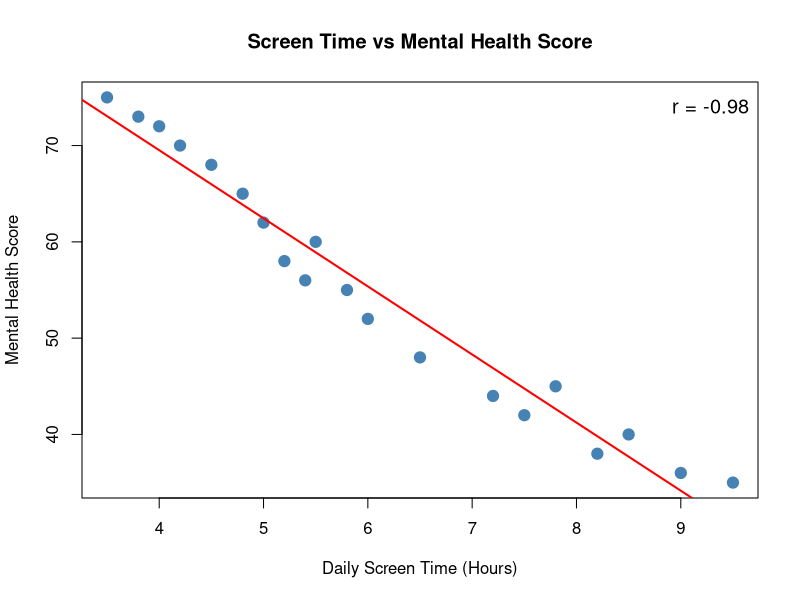
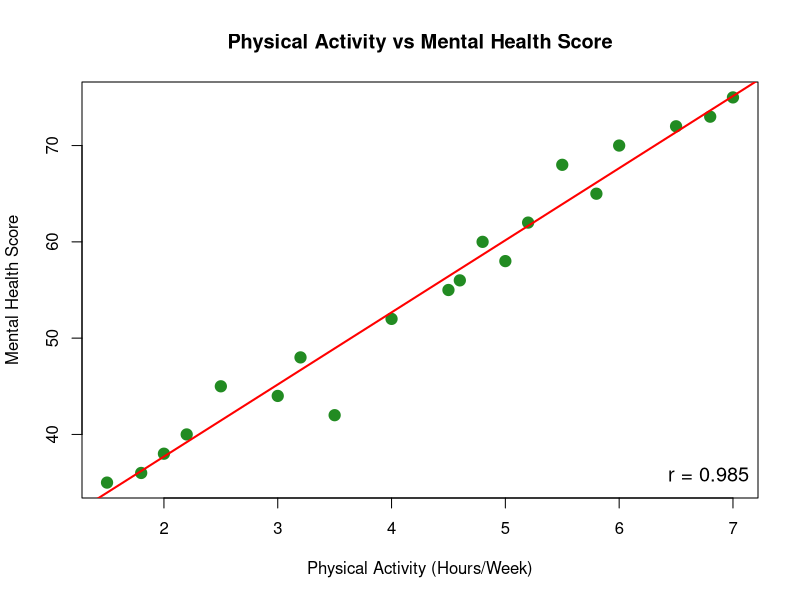
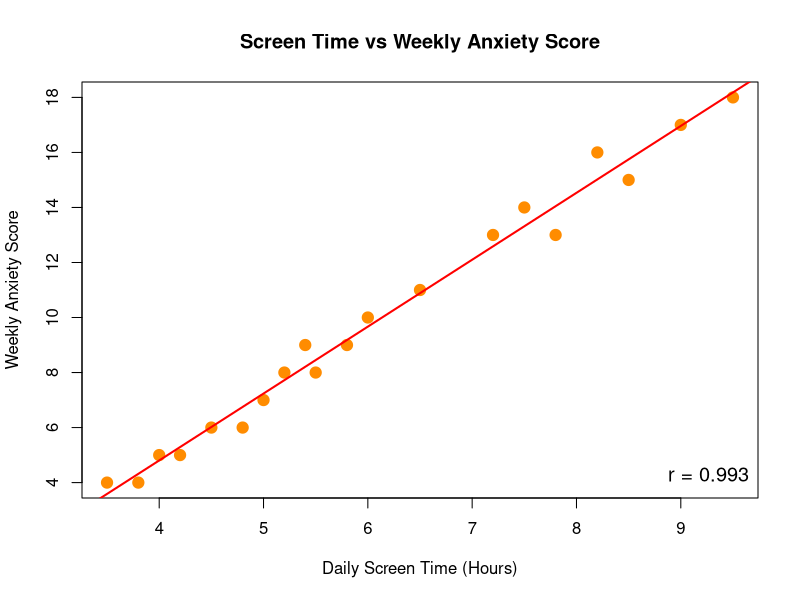
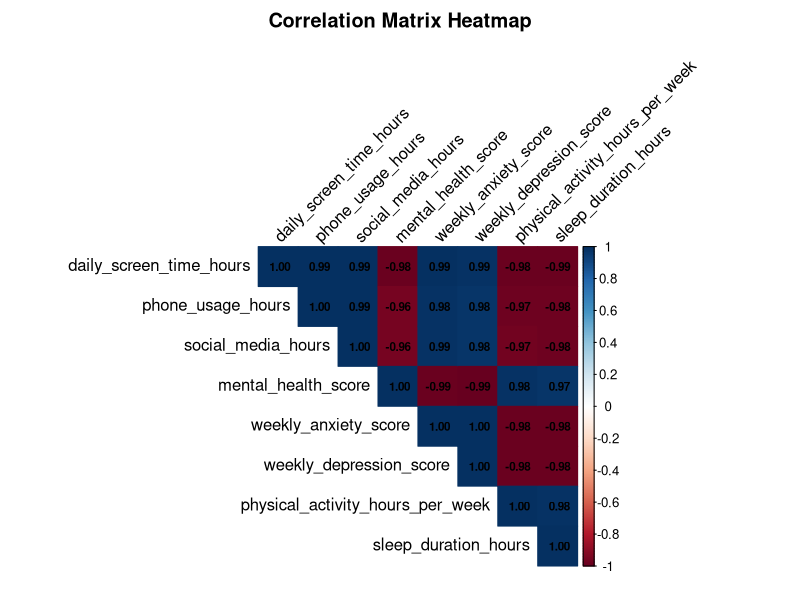
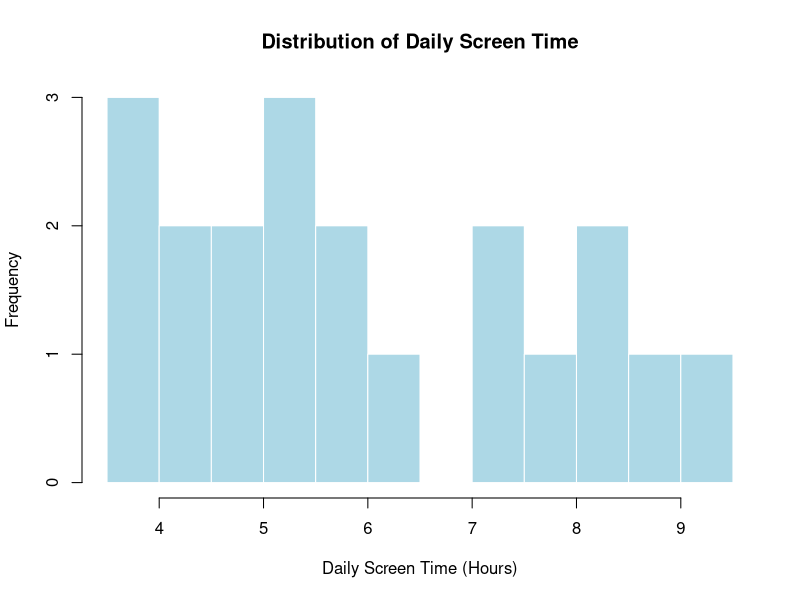
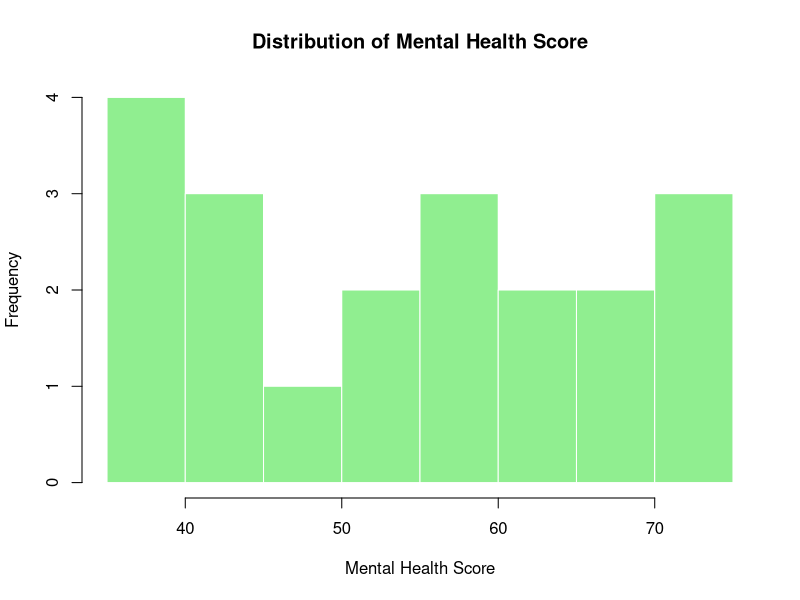

The R source for these figures, in order:
# ============================================================================
# Impact of Screen Time on Mental Health - Analysis Script
# Date: January 2026
# ============================================================================

# ---- 1. Setup and Load Libraries ----
# Install packages if not already installed
required_packages <- c("ggplot2", "dplyr", "corrplot", "psych")
new_packages <- required_packages[!(required_packages %in% installed.packages()[,"Package"])]
if(length(new_packages)) install.packages(new_packages, repos = "https://cloud.r-project.org")

# Load libraries
library(ggplot2)
library(dplyr)
library(corrplot)
library(psych)

# ---- 2. Set Working Directory and Load Data ----
# Set your working directory
setwd("~/Desktop/Mental_Health_Analysis")

# Load the dataset
data <- read.csv("data/digital_diet_mental_health.csv", header = TRUE)

# ---- 3. Data Overview and Summary ----
cat("\n========== DATA OVERVIEW ==========\n")
cat("\nDimensions of dataset:\n")
print(dim(data))

cat("\nStructure of dataset:\n")
str(data)

cat("\nFirst 6 rows:\n")
print(head(data))

cat("\nSummary Statistics:\n")
print(summary(data))

# ---- 4. Location Distribution Table ----
cat("\n========== LOCATION DISTRIBUTION ==========\n")
location_table <- table(data$location)
print(location_table)

# ---- 5. Screen Time Descriptive Statistics ----
cat("\n========== SCREEN TIME STATISTICS ==========\n")
screen_time_table <- data.frame(
  Daily_Screen_Time_Mean = mean(data$daily_screen_time_hours, na.rm = TRUE),
  Daily_Screen_Time_SD   = sd(data$daily_screen_time_hours, na.rm = TRUE),
  
  Phone_Usage_Mean = mean(data$phone_usage_hours, na.rm = TRUE),
  Phone_Usage_SD   = sd(data$phone_usage_hours, na.rm = TRUE),
  
  Social_Media_Mean = mean(data$social_media_hours, na.rm = TRUE),
  Social_Media_SD   = sd(data$social_media_hours, na.rm = TRUE)
)
print(screen_time_table)

# ---- 6. Mental Health Descriptive Statistics ----
cat("\n========== MENTAL HEALTH STATISTICS ==========\n")
mental_health_table <- data.frame(
  Mental_Health_Mean = mean(data$mental_health_score, na.rm = TRUE),
  Mental_Health_SD   = sd(data$mental_health_score, na.rm = TRUE),
  
  Anxiety_Mean = mean(data$weekly_anxiety_score, na.rm = TRUE),
  Anxiety_SD   = sd(data$weekly_anxiety_score, na.rm = TRUE),
  
  Depression_Mean = mean(data$weekly_depression_score, na.rm = TRUE),
  Depression_SD   = sd(data$weekly_depression_score, na.rm = TRUE)
)
print(mental_health_table)

# ---- 7. Lifestyle Descriptive Statistics ----
cat("\n========== LIFESTYLE STATISTICS ==========\n")
lifestyle_table <- data.frame(
  Sleep_Mean = mean(data$sleep_duration_hours, na.rm = TRUE),
  Sleep_SD   = sd(data$sleep_duration_hours, na.rm = TRUE),
  
  Physical_Activity_Mean = mean(data$physical_activity_hours_per_week, na.rm = TRUE),
  Physical_Activity_SD   = sd(data$physical_activity_hours_per_week, na.rm = TRUE),
  
  Mindfulness_Mean = mean(data$mindfulness_minutes_per_day, na.rm = TRUE),
  Mindfulness_SD   = sd(data$mindfulness_minutes_per_day, na.rm = TRUE)
)
print(lifestyle_table)

# ---- 8. Complete Descriptive Statistics Table ----
cat("\n========== COMPLETE DESCRIPTIVE STATISTICS ==========\n")
numeric_vars <- data %>% select(where(is.numeric))
descriptive_stats <- data.frame(
  Variable = names(numeric_vars),
  Mean = sapply(numeric_vars, mean, na.rm = TRUE),
  SD = sapply(numeric_vars, sd, na.rm = TRUE),
  Min = sapply(numeric_vars, min, na.rm = TRUE),
  Max = sapply(numeric_vars, max, na.rm = TRUE),
  Median = sapply(numeric_vars, median, na.rm = TRUE)
)
rownames(descriptive_stats) <- NULL
print(descriptive_stats)

# ---- 9. Correlation Analysis ----
cat("\n========== CORRELATION ANALYSIS ==========\n")

# Correlation between Screen Time and Mental Health Score
cor_screen_mental <- cor(data$daily_screen_time_hours, data$mental_health_score, 
                          use = "complete.obs")
cat("\nCorrelation (Screen Time vs Mental Health):", round(cor_screen_mental, 4), "\n")

# Correlation between Screen Time and Anxiety
cor_screen_anxiety <- cor(data$daily_screen_time_hours, data$weekly_anxiety_score, 
                           use = "complete.obs")
cat("Correlation (Screen Time vs Anxiety):", round(cor_screen_anxiety, 4), "\n")

# Correlation between Screen Time and Depression
cor_screen_depression <- cor(data$daily_screen_time_hours, data$weekly_depression_score, 
                              use = "complete.obs")
cat("Correlation (Screen Time vs Depression):", round(cor_screen_depression, 4), "\n")

# Correlation between Physical Activity and Mental Health
cor_activity_mental <- cor(data$physical_activity_hours_per_week, data$mental_health_score, 
                            use = "complete.obs")
cat("Correlation (Physical Activity vs Mental Health):", round(cor_activity_mental, 4), "\n")

# Full Correlation Matrix
cat("\n--- Full Correlation Matrix ---\n")
cor_vars <- data %>% select(daily_screen_time_hours, phone_usage_hours, social_media_hours,
                            mental_health_score, weekly_anxiety_score, weekly_depression_score,
                            physical_activity_hours_per_week, sleep_duration_hours)
cor_matrix <- cor(cor_vars, use = "complete.obs")
print(round(cor_matrix, 3))

# ---- 10. Normality Tests (Shapiro-Wilk) ----
cat("\n========== NORMALITY TESTS (Shapiro-Wilk) ==========\n")

# Test for Screen Time
shapiro_screen <- shapiro.test(data$daily_screen_time_hours)
cat("\nDaily Screen Time Hours:\n")
cat("  W =", round(shapiro_screen$statistic, 4), ", p-value =", round(shapiro_screen$p.value, 4), "\n")

# Test for Mental Health Score
shapiro_mental <- shapiro.test(data$mental_health_score)
cat("\nMental Health Score:\n")
cat("  W =", round(shapiro_mental$statistic, 4), ", p-value =", round(shapiro_mental$p.value, 4), "\n")

# Test for Anxiety Score
shapiro_anxiety <- shapiro.test(data$weekly_anxiety_score)
cat("\nWeekly Anxiety Score:\n")
cat("  W =", round(shapiro_anxiety$statistic, 4), ", p-value =", round(shapiro_anxiety$p.value, 4), "\n")

# Test for Depression Score
shapiro_depression <- shapiro.test(data$weekly_depression_score)
cat("\nWeekly Depression Score:\n")
cat("  W =", round(shapiro_depression$statistic, 4), ", p-value =", round(shapiro_depression$p.value, 4), "\n")

# Test for Physical Activity
shapiro_activity <- shapiro.test(data$physical_activity_hours_per_week)
cat("\nPhysical Activity Hours:\n")
cat("  W =", round(shapiro_activity$statistic, 4), ", p-value =", round(shapiro_activity$p.value, 4), "\n")

# ---- 11. Regression Analysis ----
cat("\n========== REGRESSION ANALYSIS ==========\n")

# Linear Regression: Screen Time -> Mental Health
model1 <- lm(mental_health_score ~ daily_screen_time_hours, data = data)
cat("\n--- Model 1: Screen Time predicting Mental Health ---\n")
print(summary(model1))

# Linear Regression: Physical Activity -> Mental Health
model2 <- lm(mental_health_score ~ physical_activity_hours_per_week, data = data)
cat("\n--- Model 2: Physical Activity predicting Mental Health ---\n")
print(summary(model2))

# Multiple Regression
model3 <- lm(mental_health_score ~ daily_screen_time_hours + physical_activity_hours_per_week + 
               sleep_duration_hours, data = data)
cat("\n--- Model 3: Multiple Regression ---\n")
print(summary(model3))

# ---- 12. Visualization - Scatter Plots ----
cat("\n========== GENERATING PLOTS ==========\n")

# Plot 1: Screen Time vs Mental Health Score
png("output/scatter_screentime_mentalhealth.png", width = 800, height = 600)
plot(data$daily_screen_time_hours, data$mental_health_score,
     main = "Screen Time vs Mental Health Score",
     xlab = "Daily Screen Time (Hours)",
     ylab = "Mental Health Score",
     pch = 19, col = "steelblue", cex = 1.5)
abline(lm(mental_health_score ~ daily_screen_time_hours, data = data), 
       col = "red", lwd = 2)
legend("topright", legend = paste("r =", round(cor_screen_mental, 3)),
       bty = "n", cex = 1.2)
dev.off()
cat("Saved: output/scatter_screentime_mentalhealth.png\n")

# Plot 2: Physical Activity vs Mental Health Score
png("output/scatter_activity_mentalhealth.png", width = 800, height = 600)
plot(data$physical_activity_hours_per_week, data$mental_health_score,
     main = "Physical Activity vs Mental Health Score",
     xlab = "Physical Activity (Hours/Week)",
     ylab = "Mental Health Score",
     pch = 19, col = "forestgreen", cex = 1.5)
abline(lm(mental_health_score ~ physical_activity_hours_per_week, data = data), 
       col = "red", lwd = 2)
legend("bottomright", legend = paste("r =", round(cor_activity_mental, 3)),
       bty = "n", cex = 1.2)
dev.off()
cat("Saved: output/scatter_activity_mentalhealth.png\n")

# Plot 3: Screen Time vs Anxiety Score
png("output/scatter_screentime_anxiety.png", width = 800, height = 600)
plot(data$daily_screen_time_hours, data$weekly_anxiety_score,
     main = "Screen Time vs Weekly Anxiety Score",
     xlab = "Daily Screen Time (Hours)",
     ylab = "Weekly Anxiety Score",
     pch = 19, col = "darkorange", cex = 1.5)
abline(lm(weekly_anxiety_score ~ daily_screen_time_hours, data = data), 
       col = "red", lwd = 2)
legend("bottomright", legend = paste("r =", round(cor_screen_anxiety, 3)),
       bty = "n", cex = 1.2)
dev.off()
cat("Saved: output/scatter_screentime_anxiety.png\n")

# Plot 4: Correlation Heatmap
png("output/correlation_heatmap.png", width = 900, height = 800)
corrplot(cor_matrix, method = "color", type = "upper",
         addCoef.col = "black", number.cex = 0.7,
         tl.col = "black", tl.srt = 45,
         title = "Correlation Matrix Heatmap",
         mar = c(0,0,2,0))
dev.off()
cat("Saved: output/correlation_heatmap.png\n")

# Plot 5: Histograms for Normality Check
png("output/histogram_screentime.png", width = 800, height = 600)
hist(data$daily_screen_time_hours, 
     main = "Distribution of Daily Screen Time",
     xlab = "Daily Screen Time (Hours)",
     col = "lightblue", border = "white",
     breaks = 10)
dev.off()
cat("Saved: output/histogram_screentime.png\n")

png("output/histogram_mentalhealth.png", width = 800, height = 600)
hist(data$mental_health_score, 
     main = "Distribution of Mental Health Score",
     xlab = "Mental Health Score",
     col = "lightgreen", border = "white",
     breaks = 10)
dev.off()
cat("Saved: output/histogram_mentalhealth.png\n")

# ---- 13. Gender-wise Analysis ----
cat("\n========== GENDER-WISE ANALYSIS ==========\n")
gender_summary <- data %>%
  group_by(gender) %>%
  summarise(
    Count = n(),
    Avg_Screen_Time = mean(daily_screen_time_hours, na.rm = TRUE),
    Avg_Mental_Health = mean(mental_health_score, na.rm = TRUE),
    Avg_Anxiety = mean(weekly_anxiety_score, na.rm = TRUE),
    Avg_Depression = mean(weekly_depression_score, na.rm = TRUE)
  )
print(gender_summary)

# ---- 14. Location-wise Analysis ----
cat("\n========== LOCATION-WISE ANALYSIS ==========\n")
location_summary <- data %>%
  group_by(location) %>%
  summarise(
    Count = n(),
    Avg_Screen_Time = mean(daily_screen_time_hours, na.rm = TRUE),
    Avg_Mental_Health = mean(mental_health_score, na.rm = TRUE),
    Avg_Physical_Activity = mean(physical_activity_hours_per_week, na.rm = TRUE)
  )
print(location_summary)

cat("\n========== ANALYSIS COMPLETE ==========\n")
cat("All plots have been saved to the 'output/' folder.\n")
